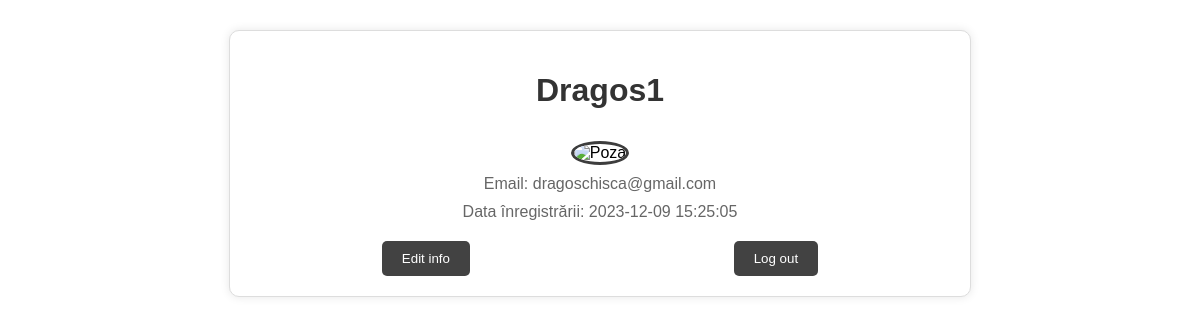
Page /userpage.php (signed in) on the committed database.
### tables this page shows
CREATE TABLE `users` (
  `id` int(11) NOT NULL,
  `username` varchar(100) NOT NULL,
  `email` varchar(100) NOT NULL,
  `password` varchar(100) NOT NULL,
  `Poza` varchar(255) NOT NULL,
  `Data_crearii` timestamp NOT NULL DEFAULT current_timestamp()
);

### userpage.php (the view, shortened to what this page needs)
<!DOCTYPE html>
<html lang="en">
<head>
    <link rel="stylesheet" href="style.css">
</head>
<body>
    <div class="user__div">
    <?php
    $conn = new mysqli("localhost:3307:3307", "root", "", "fotbal");
    if(isset($_SESSION['myid'])) {
        $userId = $_SESSION['myid'];
        $query = "SELECT * FROM users WHERE id = $userId";
        $result = mysqli_query($conn, $query);
        if($result && mysqli_num_rows($result) > 0) {
            $user = mysqli_fetch_assoc($result);
            echo "<h1>{$user['username']}</h1>";
            echo "<img src='{$user['Poza']}' class='user__img' alt='Poza'>";
            echo "<p>Email: {$user['email']}</p>";
            echo "<p>Data înregistrării: {$user['Data_crearii']}</p>";
            echo "<div class='buttons'>";
            echo "<a href='editUser.php?id={$user['id']}'><button>Edit info</button></a>";
            echo "<a href='logout.php'><button>Log out</button></a>";
            echo "</div>";
        } else {
            echo "User not found.";
        }
    } else {
        echo "User not logged in.";
    }
    ?>
    </div>
</body>
</html>

### style.css (style rules this page uses)
body { font-family: Arial, sans-serif; margin: 0; padding: 0; }
.user__div { width: 70%; max-width: 700px; margin: 30px auto; background-color: #fff; border: 1px solid #ddd; border-radius: 10px; box-shadow: 0 0 10px rgba(0, 0, 0, 0.1); padding: 20px; text-align: center; }
h1 { color: #333; }
p { margin: 10px 0; color: #666; }
.buttons { display: flex; justify-content: space-around; margin-top: 20px; }
.buttons button { padding: 10px 20px; background-color: #424242; color: #fff; border: none; border-radius: 5px; cursor: pointer; transition: background-color 0.3s ease; }
.user__img { width: 150px; height: 150px; border-radius: 50%; object-fit: cover; margin-top: 10px; border: 3px solid #3d3d3d; }
.user__div a { text-decoration: none; color: #fff; }

### rows in the picture
users: username "Dragos1", email "dragoschisca@gmail.com", Data_crearii "2023-12-09 15:25:05"
